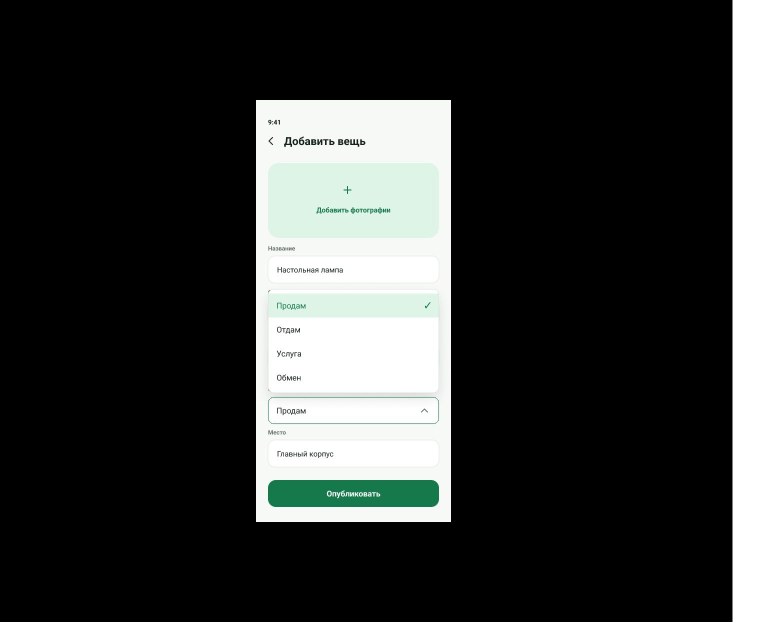
#> input picture artifacts/report-work/dropdown.jpg, 1516 x 1244 px, given in place of login.jpg, which was not available (shown at 1/2 size)
$ python -i build_report.py   (imports and definitions only)
#> lines starting #> are read from the running program, lines starting #| are printed output that depends on the picture; pictures that were not available may be replaced by others from this repository, and a replacement may not be noted
from pathlib import Path
from copy import deepcopy
from zipfile import ZipFile
import hashlib
from lxml import etree as E
from PIL import Image

ROOT=Path(__file__).parent
REF=Path('C:/Users/Андрей/Downloads/Корнева Д.С. лаб1.docx')
OUT=ROOT.parent/'Отчет лаб1 Общажный черный рынок.docx'
# [1 line not run here, left out]
NS={'w':'http://schemas.openxmlformats.org/wordprocessingml/2006/main','a':'http://schemas.openxmlformats.org/drawingml/2006/main','wp':'http://schemas.openxmlformats.org/drawingml/2006/wordprocessingDrawing','r':'http://schemas.openxmlformats.org/officeDocument/2006/relationships','pic':'http://schemas.openxmlformats.org/drawingml/2006/picture'}
def q(n): prefix,local=n.split(':'); return '{'+NS[prefix]+'}'+local
# [1 line not run here, left out]
# [1 line that did not run here, left out]
# [1 line that did not run here, left out]
# [1 line that did not run here, left out]
RNS='http://schemas.openxmlformats.org/package/2006/relationships'
# [1 line that did not run here, left out]
def textpara(idx,text,break_before=False,outline=False):
    p=deepcopy(paras[idx]); pr=p.find('w:pPr',NS)
    for c in list(p):
        if c.tag!=q('w:pPr'): p.remove(c)
    r=E.SubElement(p,q('w:r')); rp=deepcopy(paras[idx].find('w:r/w:rPr',NS))
    if rp is not None:r.append(rp)
    E.SubElement(r,q('w:t')).text=text
    if break_before:E.SubElement(pr,q('w:pageBreakBefore')).set(q('w:val'),'1')
    if outline:E.SubElement(pr,q('w:outlineLvl')).set(q('w:val'),'0')
    return p
def add(idx,text,**kw): p=textpara(idx,text,**kw); body.append(p); return p
def heading(text): return add(46,text,break_before=True,outline=True)
def prose(text): return add(47,text)
def bullet(text): return add(48,text)
def sub(text):
    p=add(57,text); pr=p.find('w:pPr',NS); E.SubElement(pr,q('w:keepNext'))
    pr.find('w:spacing',NS).set(q('w:before'),'60')
    return p
def crop(name):
#> called with name = 'login'
    im=Image.open(ROOT/(name+'.jpg')).convert('RGB')
#> im is the input picture: PIL image 1516x1244 RGB; mean R, G, B 48.4, 50.4, 49.2
    # Each screenshot visibly contains a 390 by 844 prototype frame at y=200.
    row=[sum(im.getpixel((x,220)))>120 for x in range(im.width)]
#> row = 1516 items, first 6: False, False, False, False, False, False
    groups=[]; start=None
    for x,v in enumerate(row+[False]):
        if v and start is None:start=x
        if not v and start is not None:groups.append((start,x));start=None
#> this loop made 1517 passes
#> after the loop, groups = [(512, 902), (1465, 1516)]
    left,right=min(groups,key=lambda s:abs(s[1]-s[0]-390))
#> left = 512; right = 902
    assert abs(right-left-390)<5,(name,left,right)
    result=im.crop((left,200,left+390,1044)); result.save(ROOT/(name+'.png')); return result
screens={n:crop(n) for n in ['login','register','home','details','chats','conversation','profile','add','dropdown']}
#> call 2 of crop, with name = 'register'
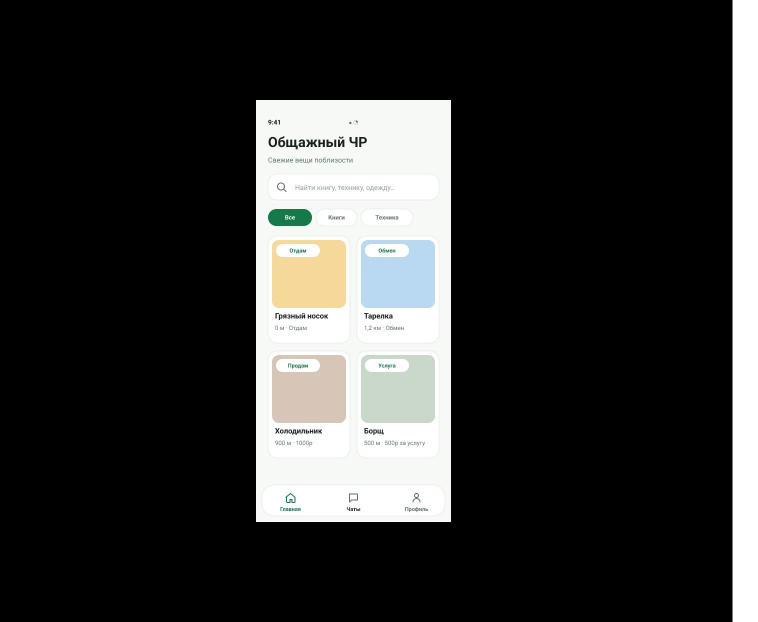
#> input picture artifacts/report-work/home.jpg, 1516 x 1244 px, given in place of register.jpg, which was not available (shown at 1/2 size)
#> in crop, im is the input picture: PIL image 1516x1244 RGB; mean R, G, B 49.7, 50.1, 49.1
#> the loop in crop (call 2), `for x,v in enumerate(row+[False]):` made 1517 passes
#> call 4 of crop, with name = 'details'
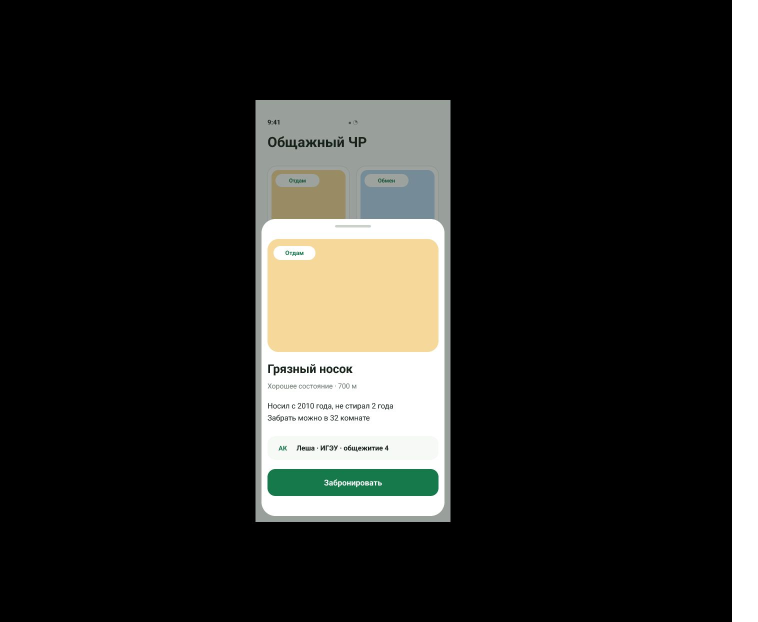
#> input picture artifacts/report-work/details.jpg, 1516 x 1244 px (shown at 1/2 size)
#> in crop, im is the input picture: PIL image 1516x1244 RGB; mean R, G, B 43.7, 43.8, 40.5
#> the loop in crop (call 4), `for x,v in enumerate(row+[False]):` made 1517 passes
#> after the loop in crop (call 4), `for x,v in enumerate(row+[False]):`: groups = [(511, 901), (1464, 1516)]
#> in crop (call 4), `left,right=min(groups,key=lambda s:abs(s[1]-s[0]-390))`: left = 511; right = 901
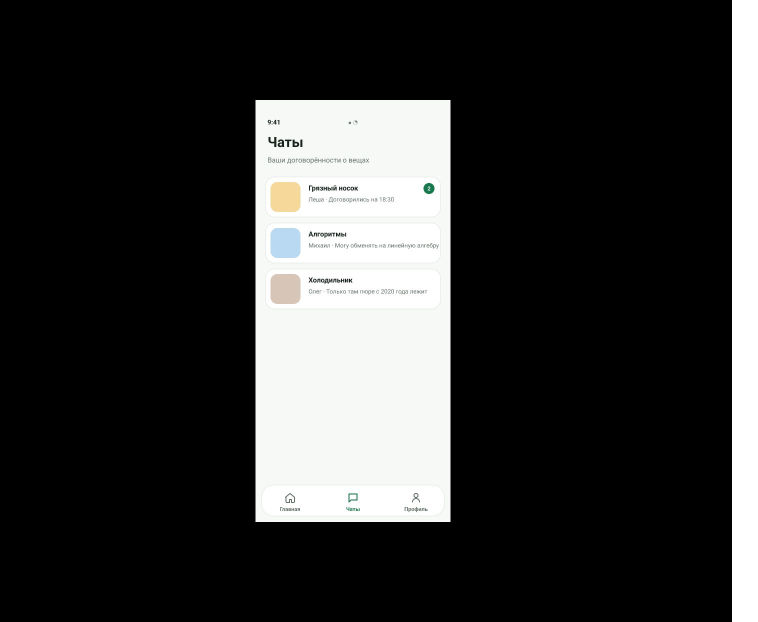
#> input picture artifacts/report-work/chats.jpg, 1516 x 1244 px (shown at 1/2 size)
#> in crop, im is the input picture: PIL image 1516x1244 RGB; mean R, G, B 51.5, 51.8, 51.3
#> the loop in crop (call 5), `for x,v in enumerate(row+[False]):` made 1517 passes
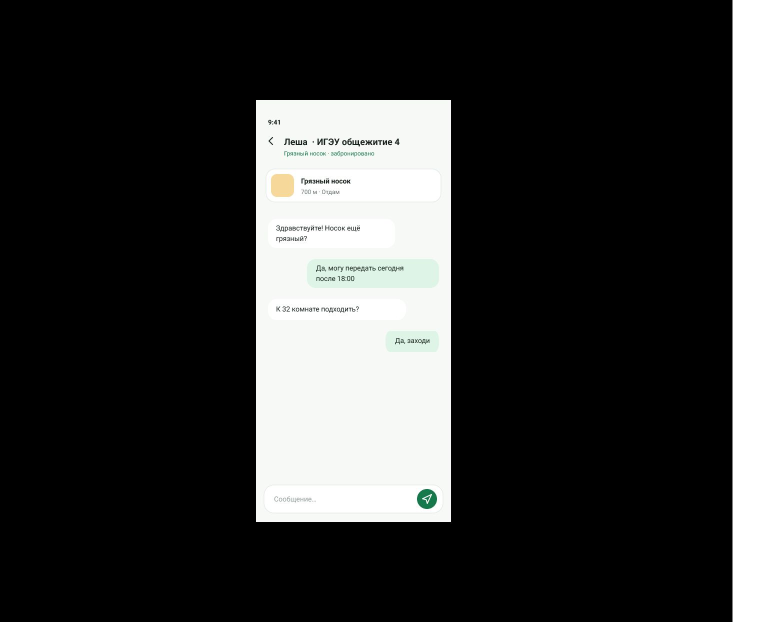
#> input picture artifacts/report-work/conversation.jpg, 1516 x 1244 px (shown at 1/2 size)
#> in crop, im is the input picture: PIL image 1516x1244 RGB; mean R, G, B 51, 51.5, 50.9
#> the loop in crop (call 6), `for x,v in enumerate(row+[False]):` made 1517 passes
#> after the loop in crop (call 6), `for x,v in enumerate(row+[False]):`: groups = [(512, 902), (1465, 1516)]
#> in crop (call 6), `left,right=min(groups,key=lambda s:abs(s[1]-s[0]-390))`: left = 512; right = 902
#> in crop (call 6), `result = im.crop((left, 200, left + 390, 1044))`:
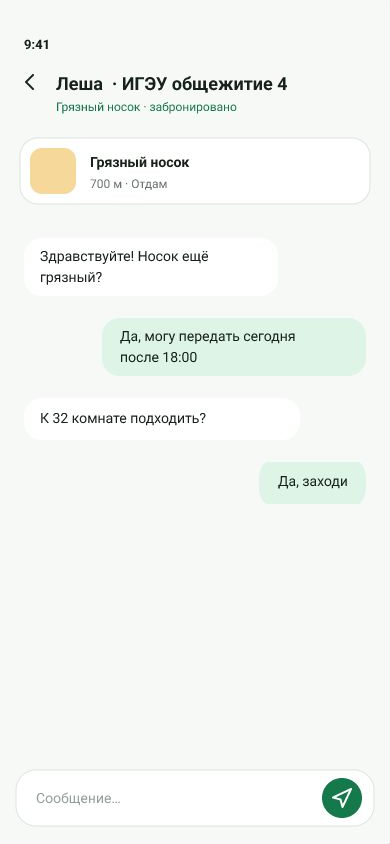
#> result: PIL image 390x844 RGB; mean R, G, B 243, 246.1, 242.6
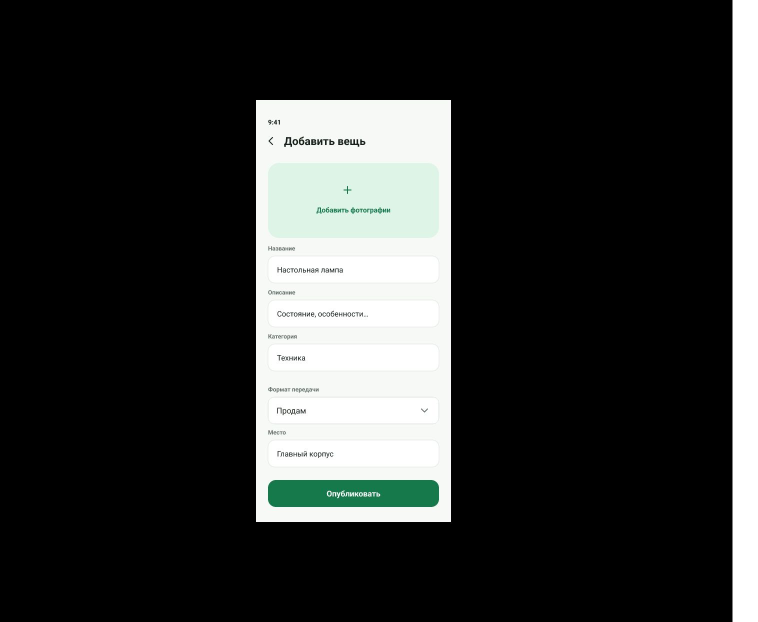
#> input picture artifacts/report-work/add.jpg, 1516 x 1244 px (shown at 1/2 size)
#> in crop, im is the input picture: PIL image 1516x1244 RGB; mean R, G, B 48.7, 50.4, 49.4
#> the loop in crop (call 8), `for x,v in enumerate(row+[False]):` made 1517 passes
#> in crop (call 8), `result = im.crop((left, 200, left + 390, 1044))`:
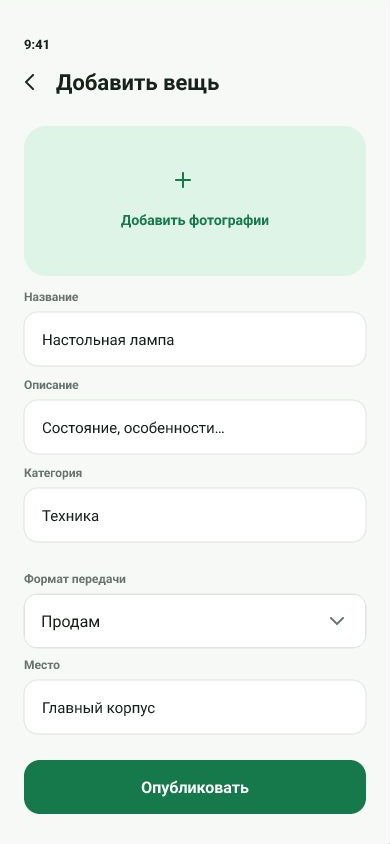
#> result: PIL image 390x844 RGB; mean R, G, B 229.7, 239.8, 233.7
#> screens = 9 items
def pair(a,b,name):
    canvas=Image.new('RGB',(800,844),'white');canvas.paste(screens[a],(0,0));canvas.paste(screens[b],(410,0));canvas.save(ROOT/(name+'.png'))
# [1 line not run here, left out]
# [1 line that did not run here, left out]
image_counter=0
def figure(name,number,caption,width_cm):
    global image_counter
    image_counter+=1;rid='rIdReport'+str(image_counter)
    imagepath=ROOT/(name+'.png'); im=Image.open(imagepath)
    cx=int(width_cm*360000);cy=int(cx*im.height/im.width)
    p=deepcopy(draw_src);pr=p.find('w:pPr',NS)
    for c in list(p):
        if c.tag not in [q('w:pPr'),q('w:r')]:p.remove(c)
    runs=p.findall('w:r',NS)
    kept=False
    for r in runs:
        if r.find('w:drawing',NS) is None or kept:p.remove(r)
        else:
            kept=True
            drawings=r.findall('w:drawing',NS)
            for extra in drawings[1:]:r.remove(extra)
    for t in list(pr):
        if t.tag in [q('w:ind'),q('w:spacing'),q('w:jc')]:pr.remove(t)
    E.SubElement(pr,q('w:jc')).set(q('w:val'),'center')
    sp=E.SubElement(pr,q('w:spacing'));sp.set(q('w:line'),'240');sp.set(q('w:after'),'120')
    E.SubElement(pr,q('w:keepNext'))
    for ext in p.findall('.//wp:extent',NS)+p.findall('.//a:xfrm/a:ext',NS):ext.set('cx',str(cx));ext.set('cy',str(cy))
    for blip in p.findall('.//a:blip',NS):blip.set(q('r:embed'),rid)
    for dp in p.findall('.//wp:docPr',NS):dp.set('id',str(100+image_counter));dp.set('name',name);dp.set('descr',caption)
    body.append(p)
    cap=add(121,f'Рисунок {number} – {caption}')
    sp=cap.find('w:pPr/w:spacing',NS);sp.set(q('w:line'),'240')
    media='media/report-'+name+'.png';parts['word/'+media]=imagepath.read_bytes()
    E.SubElement(rel,'{'+RNS+'}Relationship',Id=rid,Type=NS['r']+'/image',Target=media)

# [2 lines not run here, left out]
# [1 line that did not run here, left out]
# [8 lines not run here, left out]
toc_entries=[('1. Цели проекта','3'),('2. Задачи проекта','4'),('3. Прототип приложения','6'),('Вывод','12')]
# [30 lines not run here, left out]
tasks=[
('2.1 Разработать экраны регистрации и авторизации',['Предусмотреть ввод имени, электронной почты и пароля, а также указание университета и общежития.','Обеспечить переходы между регистрацией, входом и главной лентой.','При реализации клиента добавить проверку введённых данных и обработку ответов сервера.']),
('2.2 Разработать главную ленту объявлений',['Отобразить карточки предложений с названием, форматом передачи и расстоянием.','Предусмотреть строку поиска и переключение категорий.','Обеспечить открытие подробной информации при нажатии на карточку.']),
('2.3 Проработать просмотр и бронирование',['Разместить изображение, описание, сведения о владельце и месте передачи.','Предусмотреть действие «Забронировать» и отображение состояния брони.','Обеспечить возврат из подробностей объявления к предыдущему экрану.']),
('2.4 Разработать форму добавления объявления',['Предусмотреть фотографии, название, описание, категорию и место передачи.','Добавить список «Формат передачи» с вариантами «Продам», «Отдам», «Услуга», «Обмен».','Связать выбор варианта с изменением значения в поле и закрытием списка.']),
('2.5 Разработать профиль пользователя',['Отобразить имя, университет и общежитие пользователя.','Разместить собственные объявления и перечень бронирований.','Добавить кнопку перехода к публикации нового предложения.']),
('2.6 Проработать чаты',['Создать экран списка переписок с названием объявления и последним сообщением.','Разработать экран диалога с карточкой объявления и разделением входящих и исходящих сообщений.','Предусмотреть поле сообщения, кнопку отправки и возврат к списку чатов.']),
('2.7 Обеспечить навигацию и согласованность интерфейса',['Использовать нижнюю панель «Главная», «Чаты», «Профиль» для основных разделов.','Связать экраны в интерактивном прототипе и предусмотреть обратные переходы.','Сохранить единое оформление карточек, полей и кнопок.']),
('2.8 Подготовить дальнейшую реализацию на React Native',['Разделить мобильный клиент, серверный API и общую базу данных.','Предусмотреть хранение аккаунтов, объявлений, фотографий, сообщений и бронирований на серверной стороне.','Обеспечить проверку прав на изменение объявлений и предотвращение одновременного бронирования одной вещи несколькими пользователями.'])]
# [43 lines not run here, left out]
body.append(sect)
# [1 line that did not run here, left out]
# [1 line that did not run here, left out]
# [1 line that did not run here, left out]
# [2 lines not run here, left out]
# [1 line that did not run here, left out]
# [2 lines not run here, left out]
changed=[]
# [5 lines not run here, left out]

#> (the run stopped early here; a loop or call above may not have finished)
